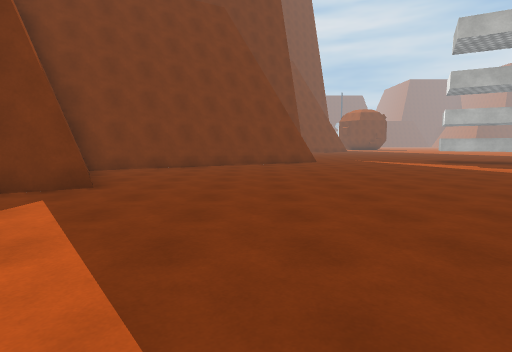
view 1 (above)

17 first-person views from a walk through a scene from a Unity 3-D project. The camera is 1.4 m above the floor, tilts 6° down and sees 80° across. The floor is counted in squares, 2 m on a side. Each view is taken from the middle of a square. On the plan, view 1 faces up. The plan holds only what a view shows up to about 10 squares ahead; the rest is blank. The place goes on beyond the plan. The player character is not drawn. Surface patterns are stand-ins for the level's own textures.

view 2
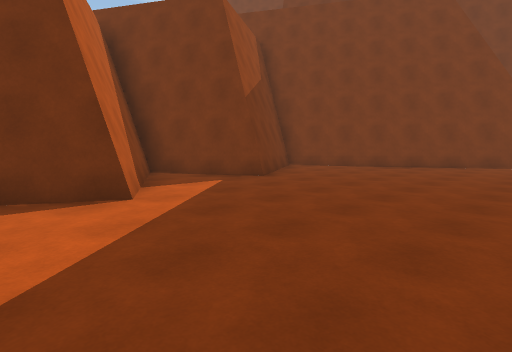

view 3
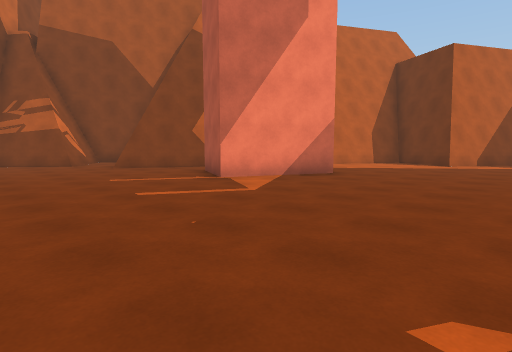

view 4
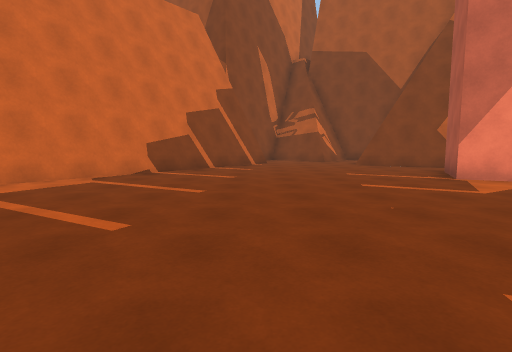

view 5
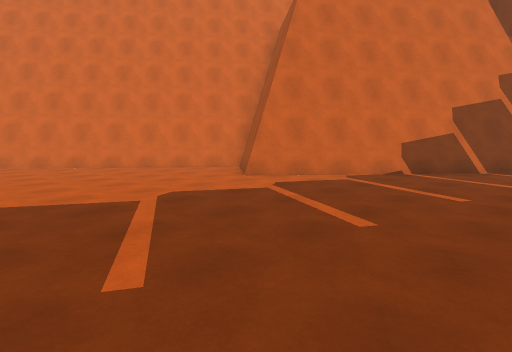

view 6
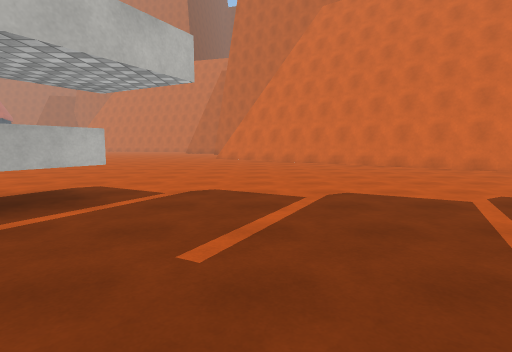

view 7
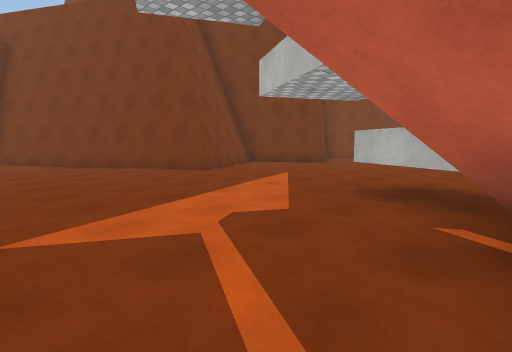

view 8
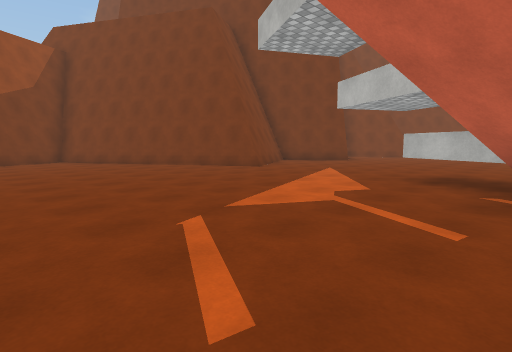

view 9
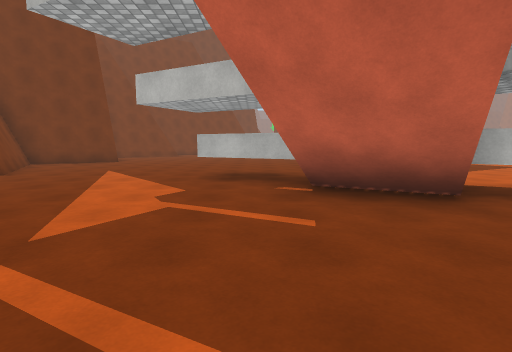

view 10
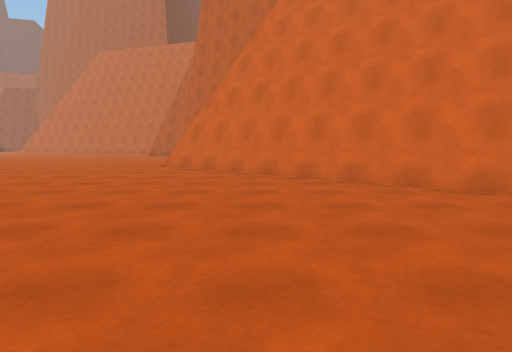

view 11
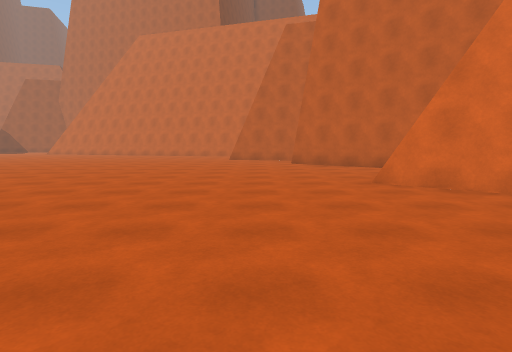

view 12
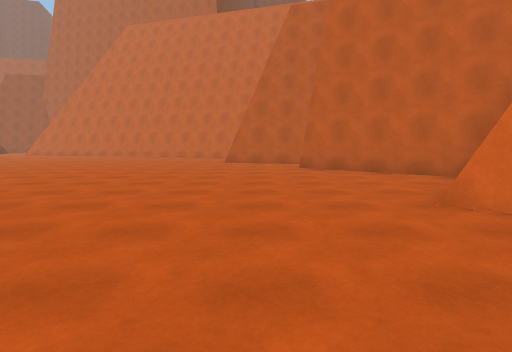

view 13
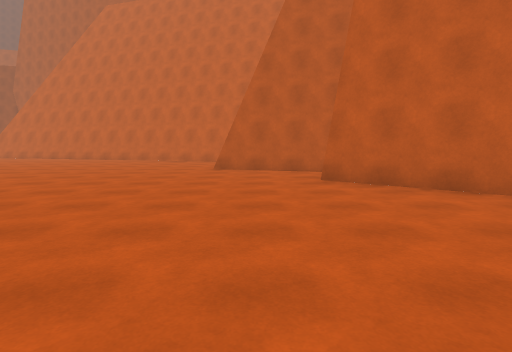

view 14
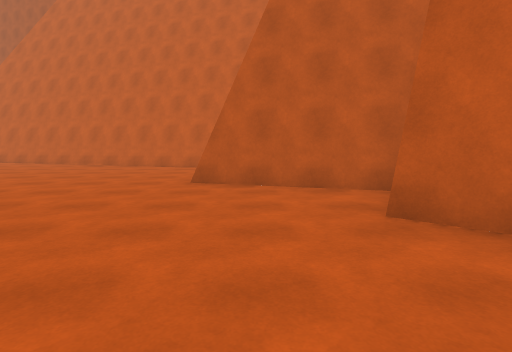

view 15
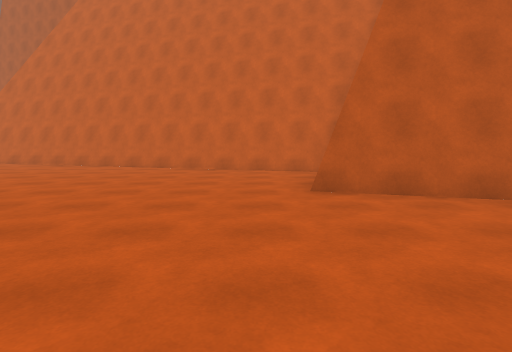

view 16
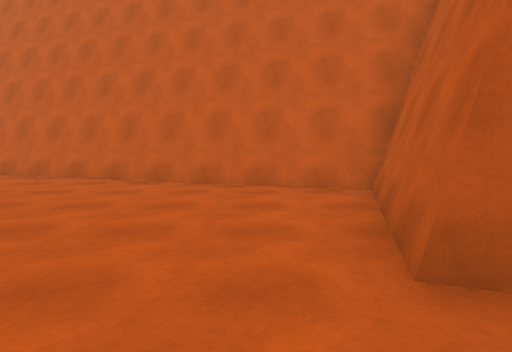

view 17
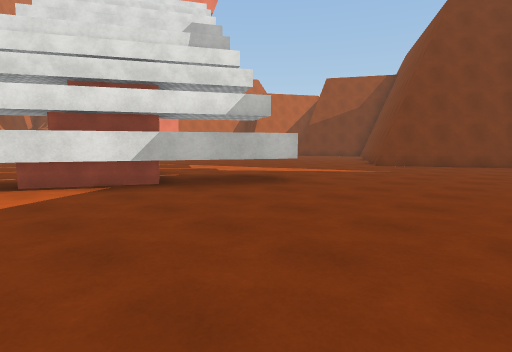

### Floor plan
Key: @ floor where view 1 was taken; # wall or solid block; . floor; T thing the floor can be seen under or through.
Columns run from 5 left of view 1 to 37 right of it. Each row starts with its distance up from view 1.
 17           ....                 ...........#
 16          .........            ............#
 15      #............           ............##
 14      ##........... ..      ..............#
 13       #........... ..     ...............#
 12       ##....TT.......... ................#
 11     ###.....TTTT.....................#..##
 10   ###.........TTT ...................####
  9 ###...........TTTT .................##
  8 #..............T..#...............###
  7 ##..........................##...##
  6  #.........................##  .##
  5  ##.......................##   ##
  4 ##........................#
  3 #........................##
  2 ####....................##
  1   #....................##
  0   #..@..#..........#..##
 -1      .. ###.......###.#
 -2          #.......## ###
 -3          ........#
 -4         ##......##
 -5          ##....##
 -6            ...
 -7            #..
 -8            ###

Where each view was taken, in squares from view 1:
view 1: 0 up, 0 right, facing up
view 2: 0 up, 2 right, facing up-left
view 3: 4 up, 9 right, facing down-left
view 4: 5 up, 9 right, facing down
view 5: 5 up, 9 right, facing down-right
view 6: 6 up, 9 right, facing right
view 7: 7 up, 9 right, facing up-left
view 8: 5 up, 9 right, facing up-left
view 9: 5 up, 8 right, facing up
view 10: 5 up, 14 right, facing right
view 11: 10 up, 18 right, facing right
view 12: 10 up, 20 right, facing right
view 13: 10 up, 23 right, facing right
view 14: 10 up, 26 right, facing right
view 15: 12 up, 27 right, facing right
view 16: 12 up, 30 right, facing right
view 17: 16 up, 12 right, facing down-left
